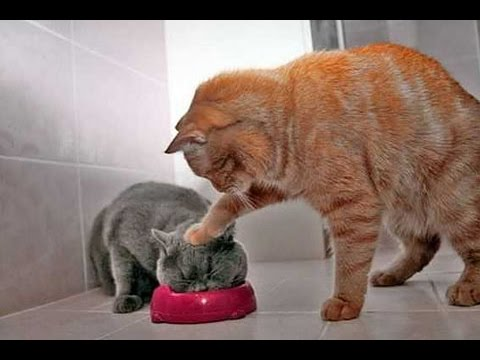
#> input picture cat.jpg, 480 x 360 px
$ python img_crop.py
#> lines starting #> are read from the running program, lines starting #| are printed output that depends on the picture
#!/usr/bin/python3

import  cv2
import  matplotlib.pyplot as plt
# import computer vision build in  c++ lang
#  reading  image  data
read_ops=[i for  i in dir(cv2) if 'read' in i]
print(read_ops)

#  reading  data from image
img=cv2.imread('cat.jpg',1)  #  loading  original image
#> img is the input picture: shape (360, 480, 3); mean B, G, R 106.3, 113.6, 133.6
crop=img[0:200,50:300]
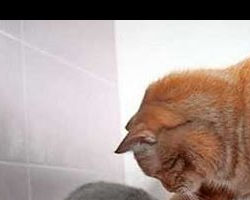
#> crop: shape (200, 250, 3); mean B, G, R 150.3, 155.7, 172.1


plt.imshow(img)
cv2.imshow('trans',img)
cv2.imshow('crop',crop)
# to hold  image window
cv2.waitKey(0)
#  destroying  windows
cv2.destroyAllWindows()
